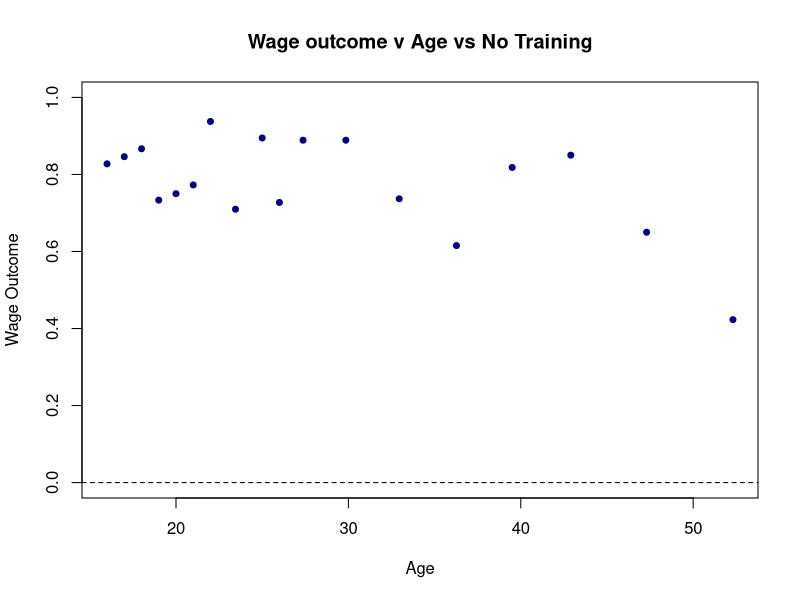
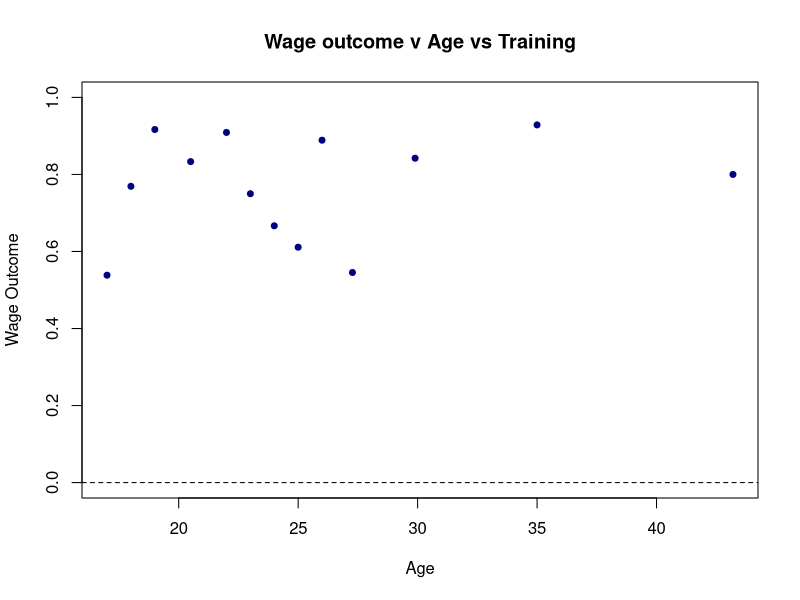
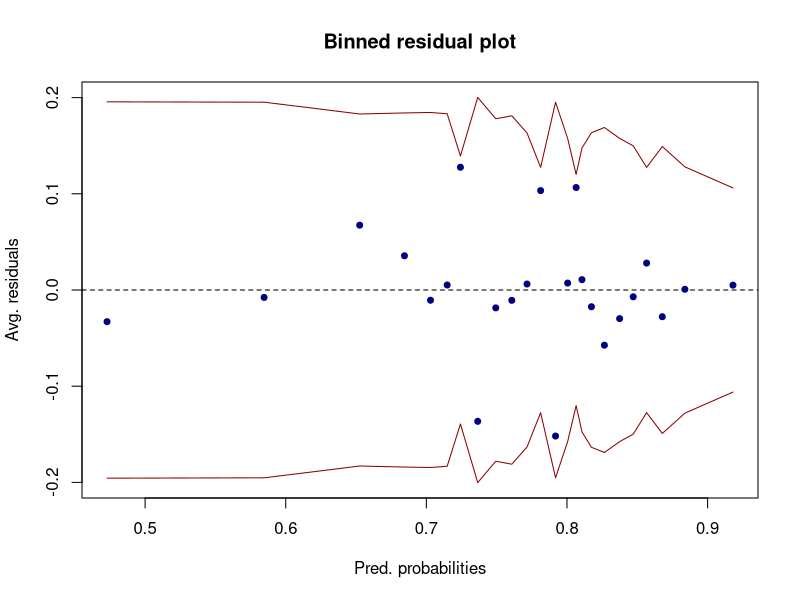
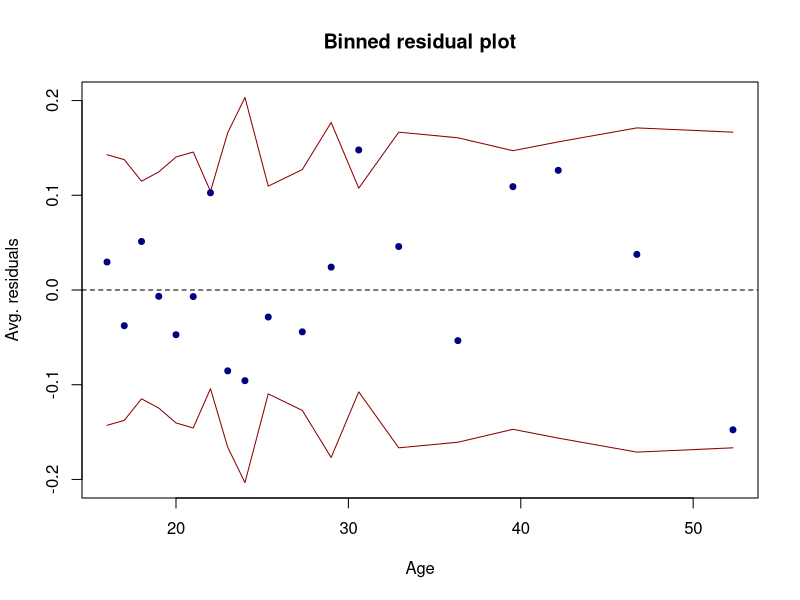
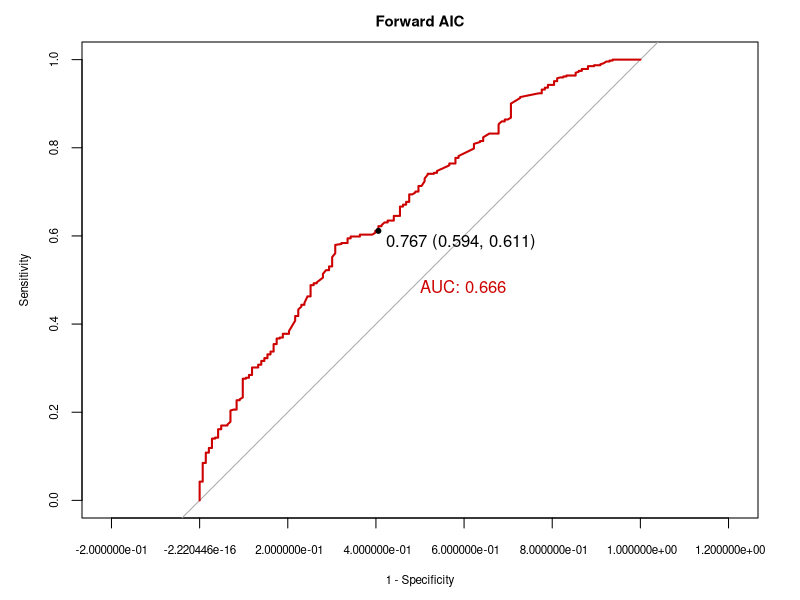
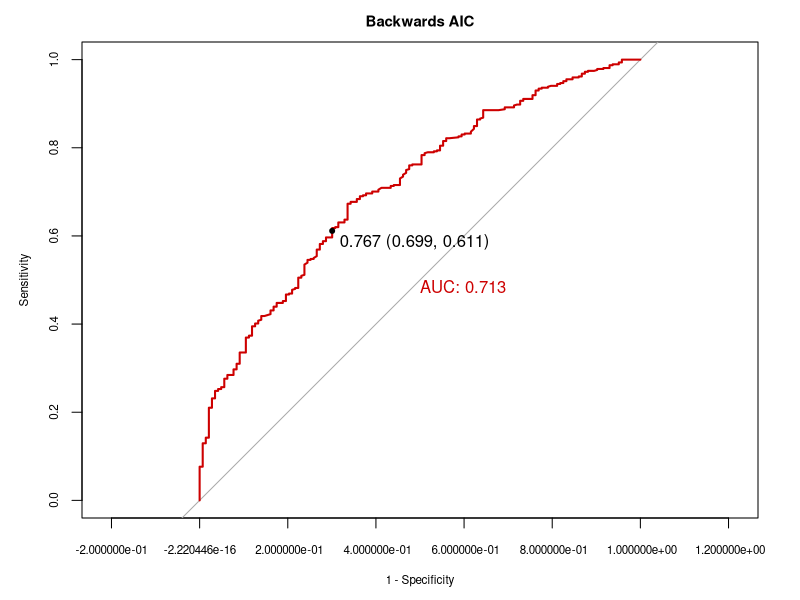
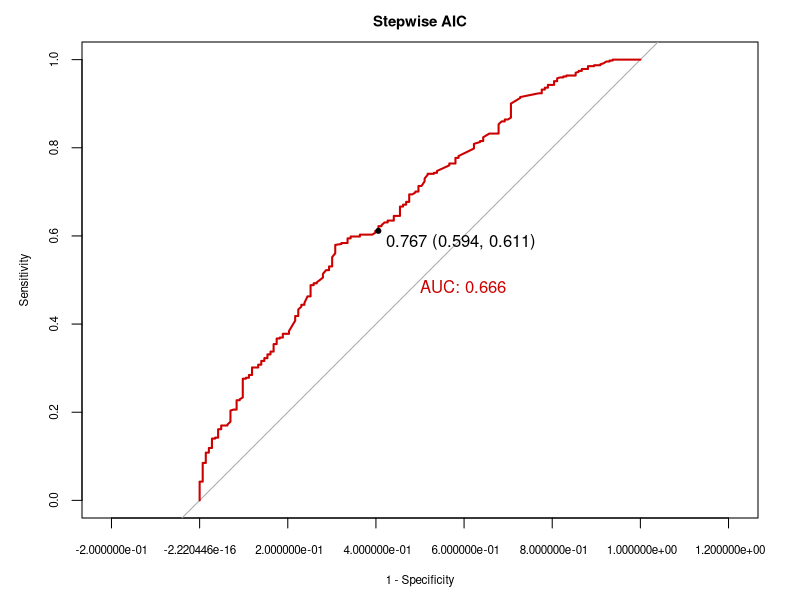
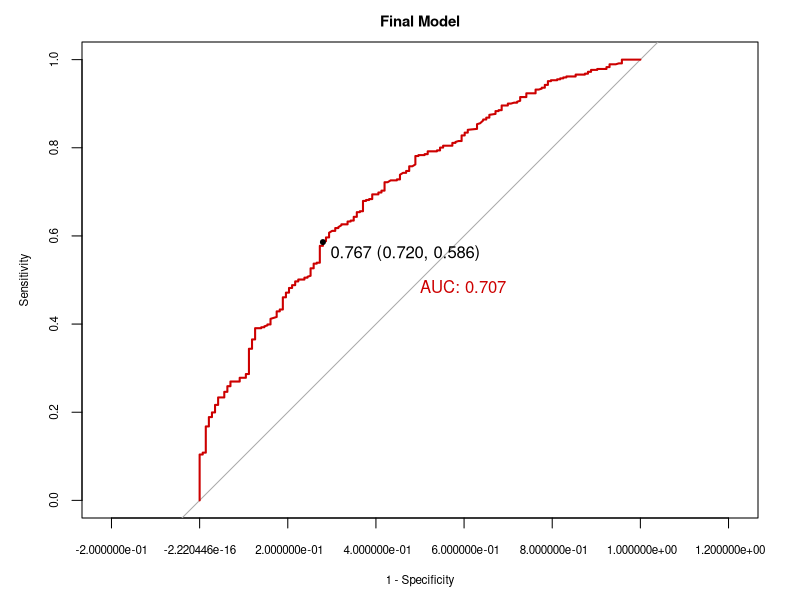

Write R code to recreate these figures, in order.
## ---- chunk 1
knitr::opts_chunk$set(echo = TRUE)
library(ggplot2)
library(readr)
library(dplyr)
library(arm)
library(pROC)
library(rms) #for VIF
library(caret)
library(data.table)
library(magrittr)
library(kableExtra)
library(xtable)
options(xtable.comment = FALSE)
## ---- chunk 2
df <- read.csv("Data/lalonde.csv")
df <- fread("Data/lalonde.csv")
df[,outcome := re78 - re74]
df[,b := as.numeric(re78>0)]
df[,bf := factor(re78>0)]
df[,race := c("black", "other")[black+1]]
df[hispan==1,race := "hispanic"]
df[,race := factor(race)]
df[,nodegree_f := factor(nodegree)]
df[,married_f := factor(married)]
df[,treat_f := factor(treat)]
df[,growth := re78 - re74]
df[treat==0,growth := re78 - re75]
df$wage <- ifelse(df$re78 > 0, 1, 0)
df$wage_fact <- factor(df$wage)
## ---- chunk 3
wage_treat <- apply(table(df[,c('wage_fact', 'treat')]) / sum(table(df[,c('wage_fact', 'treat')])), 2, function(x) x/sum(x))
rownames(wage_treat) <- c("wage0", "wage1")
colnames(wage_treat) <- c("treat0", "treat1")
knitr::kable(wage_treat, escape = FALSE, 'pipe',  caption = "Wage given treat", digits=2, position = "float_left")

interact_df = data.frame(
  treat0 = df[df$treat==0,] %$% table(race, b) %>% prop.table(1) %>% c %>% extract(4:6),
  treat1 = df[df$treat==1,] %$% table(race, b) %>% prop.table(1) %>% c %>% extract(4:6),
  race = levels(df$race)
)
#knitr::kable(interact_df,  escape = FALSE, 'pipe', caption = "Wage being non-zero given treat and race", digits=2, position = "float_right")
#knitr::kable(list(wage_treat, interact_df))
#knitr::kable(list(wage_treat, interact_df))
## ---- chunk 4

#wage v age v train
binnedplot(y=df$wage[df$treat==0], 
           df$age[df$treat==0],
           xlab='Age',
           ylim=c(0,1),  
           col.pts='navy', 
           ylab ='Wage Outcome', 
           main='Wage outcome v Age vs No Training', 
           col.int='white')

binnedplot(y=df$wage[df$treat==1], 
           df$age[df$treat==1], 
           xlab='Age', 
           ylim=c(0,1),  
           col.pts='navy', 
           ylab ='Wage Outcome', 
           main='Wage outcome v Age vs Training', 
           col.int='white')

## ---- chunk 5
glm1 <- glm(wage_fact ~ treat + age + educ + race + married + nodegree + re74, data = df, family = binomial(link=logit))
## ---- chunk 6
resids1 <- residuals(glm1, "resp")
binnedplot(fitted(glm1), resids1, xlab="Pred. probabilities",
           col.int="red4",ylab="Avg. residuals",main="Binned residual plot",col.pts="navy")
binnedplot(df$age, resids1, xlab="Age",
           col.int="red4",ylab="Avg. residuals",main="Binned residual plot",col.pts="navy")

## ---- chunk 7
full_glm <- glm(wage_fact ~ treat + age + educ + race + married + nodegree + re74  + 
                  treat*(re74 +  married + nodegree + race + age + educ) + 
                  race*(re74 +  married + nodegree + age + educ) + 
                  married*(re74 + nodegree + age + educ) +
                  nodegree*(re74 +  age + educ), data = df, family = binomial(link=logit))
null_glm <- glm(wage_fact ~ treat, data = df, family = binomial())
## ---- chunk 8
invisible(anova(glm1, full_glm, test = "Chisq"))
## ---- chunk 9
f_aic <- step(null_glm, scope = formula(full_glm), direction = "forward", trace = 0) 
step_aic <- step(null_glm, scope = formula(full_glm), direction = "both", trace = 0)
b_aic <- step(full_glm, direction = "backward", trace = 0)
f_resids <- residuals(f_aic, "resp")
b_resids <- residuals(b_aic, "resp")
step_resids <- residuals(step_aic, "resp")
## ---- chunk 10
invisible(roc(df$wage_fact, fitted(f_aic), plot = T, print.thres = mean(as.numeric(as.character(df$wage_fact))), legacy.axes = T, print.auc = T, col = "red3", main = "Forward AIC", cex.main = 0.9, cex.lab = 0.7, cex.axis = 0.7))
invisible(roc(df$wage_fact, fitted(b_aic), plot = T, print.thres = mean(as.numeric(as.character(df$wage_fact))), legacy.axes = T, print.auc = T, col = "red3", main = "Backwards AIC", cex.main = 0.9, cex.lab = 0.7, cex.axis = 0.7))
invisible(roc(df$wage_fact, fitted(step_aic), plot = T, print.thres = mean(as.numeric(as.character(df$wage_fact))), legacy.axes = T, print.auc = T, col = "red3", main = "Stepwise AIC", cex.main = 0.9, cex.lab = 0.7, cex.axis = 0.7))
## ---- chunk 11
final_model <- glm(wage_fact ~ treat + age + educ + race + married + nodegree + 
    re74 + treat:re74 + treat:race + treat:age + race:married + race:nodegree + educ:race + age:nodegree, 
    family = binomial(), data = df)
#no_race <- glm(wage_fact ~ treat + age + educ + race + married + nodegree + 
 #   re74 + treat:re74 + treat:age + race:married + race:nodegree + educ:race + age:nodegree, family = binomial(), data = df)
no_race <- glm(wage_fact ~ treat + age + educ + married + nodegree + 
    re74 + treat:re74 + treat:age + age:nodegree, family = binomial(), data = df)
xtable(summary(final_model), digits=2)
invisible(anova(no_race, final_model, test = "Chisq"))
## ---- chunk 12
invisible(vif(final_model))
## ---- chunk 13
invisible(confint(final_model, level=0.95))

## ---- chunk 14
invisible(roc(df$wage_fact, fitted(final_model), plot = T, print.thres = mean(as.numeric(as.character(df$wage_fact))), legacy.axes = T, print.auc = T, col = "red3", main = "Final Model", cex.main = 0.9, cex.lab = 0.7, cex.axis = 0.7))

binnedplot(fitted(final_model), step_resids, xlab="Pred. probabilities",
           col.int="red4",ylab="Avg. residuals",main="Binned residual plot",col.pts="navy", 
           cex.main = 0.9, cex.lab = 0.7, cex.axis = 0.7)

## ---- chunk 15
cm_final <- confusionMatrix(as.factor(ifelse(fitted(final_model) >= mean(as.numeric(as.character(df$wage_fact))), "1","0")), as.factor(df$wage_fact),positive = "1")
invisible(cm_final$table)
invisible(cm_final$overall["Accuracy"])
invisible(cm_final$byClass[c("Sensitivity","Specificity")])
## ---- chunk 16
summary(df[,-1])
## ---- chunk 17
wage_marr <- apply(table(df[,c('wage_fact', 'married')]) / sum(table(df[,c('wage_fact', 'married')])), 2, function(x) x/sum(x))
wage_degree <- apply(table(df[,c('wage_fact', 'nodegree')]) / sum(table(df[,c('wage_fact', 'nodegree')])), 2, function(x) x/sum(x))
rownames(wage_marr) <- c("wage0", "wage1")
rownames(wage_degree) <- c("wage0", "wage1")
colnames(wage_marr) <- c("not_married0", "married")
colnames(wage_degree) <- c("nodegree", "degree")
knitr::kable(wage_marr, escape = FALSE, 'pipe', , caption = "Conditional table for wage given married status")
knitr::kable(wage_degree, escape = FALSE, 'pipe', , caption = "Conditional table for wage given degree")
wage_race <- apply(table(df[,c('wage_fact', 'race')]) / sum(table(df[,c('wage_fact', 'race')])), 2, function(x) x/sum(x))
rownames(wage_race) <- c("wage0", "wage1")
colnames(wage_race) <- c("black", "hispanic", "other")
knitr::kable(wage_race, escape = FALSE, 'pipe', , caption = "Conditional table for wage given race")
wage_educ <- apply(table(df[,c('wage_fact', 'educ')]) / sum(table(df[,c('wage_fact', 'educ')])), 2, function(x) x/sum(x))
wage_educ
## ---- chunk 18
ggplot(df, aes(y=wage_fact, x=re74, fill=re74)) + 
  geom_boxplot() + 
  theme(legend.position='none') + 
  scale_fill_brewer(palette='YlOrBr') + 
  labs(title="Wage Outcome vs Re74", x="Re74", y="Wage Outcome") +
  facet_wrap(~treat)

## ---- chunk 19
#Training v educ v outcome
interact_df1 = data.frame(
  treat0 = df[df$treat==0,] %$% table(nodegree, b) %>% prop.table(1) %>% c %>% extract(3:4),
  treat1 = df[df$treat==1,] %$% table(nodegree, b) %>% prop.table(1) %>% c %>% extract(3:4),
  nodegree = 0:1
)
interact_df1
## ---- chunk 20
par(mfcol=c(2,1))

binnedplot(y=df$wage[df$treat==0], 
           df$educ[df$treat==0], 
           xlab='Aget', 
           ylim=c(0,1),  
           col.pts='navy', 
           ylab ='Non-zero p', 
           main='Non-zero v Educ vs No Training', 
           col.int='white')

binnedplot(y=df$wage[df$treat==1], 
           df$educ[df$treat==1], 
           xlab='Aget', 
           ylim=c(0,1),  
           col.pts='navy', 
           ylab ='Non-zero p', 
           main='Non-zero v Educ vs Training', 
           col.int='white')
## ---- chunk 21
#Training v race v outcome
interact_df = data.frame(
  treat0 = df[df$treat==0,] %$% table(race, b) %>% prop.table(1) %>% c %>% extract(4:6),
  treat1 = df[df$treat==1,] %$% table(race, b) %>% prop.table(1) %>% c %>% extract(4:6),
  race = levels(df$race)
)
#knitr::kable(interact_df,  escape = FALSE, 'pipe', caption = "Conditional probability of wage being non-zero given treat and race", digits=2)
## ---- chunk 22
xtable(summary(glm1))
## ---- chunk 23
step_aic <- step(null_glm, scope = formula(full_glm), direction = "both", trace = 0)
xtable(summary(step_aic))

## ---- chunk 24
xtable(summary(f_aic))

## ---- chunk 25
xtable(summary(b_aic))

## ---- chunk 26
f_resids <- residuals(f_aic, "resp")
b_resids <- residuals(b_aic, "resp")
step_resids <- residuals(step_aic, "resp")
# forward AIC
binnedplot(fitted(f_aic), f_resids, xlab="Pred. probabilities",
           col.int="red4",ylab="Avg. residuals",main="Binned residual plot",col.pts="navy", 
           cex.main = 0.9, cex.lab = 0.7, cex.axis = 0.7)
# backward AIC
binnedplot(fitted(b_aic), b_resids, xlab="Pred. probabilities",
           col.int="red4",ylab="Avg. residuals",main="Binned residual plot",col.pts="navy", 
           cex.main = 0.9, cex.lab = 0.7, cex.axis = 0.7)
# stepwise AIC
binnedplot(fitted(step_aic), step_resids, xlab="Pred. probabilities",
           col.int="red4",ylab="Avg. residuals",main="Binned residual plot",col.pts="navy", 
           cex.main = 0.9, cex.lab = 0.7, cex.axis = 0.7)
## ---- chunk 27
# forward AIC
cm1 <- confusionMatrix(as.factor(ifelse(fitted(f_aic) >= mean(as.numeric(as.character(df$wage_fact))), "1","0")),
                            df$wage_fact, positive = "1")
# backward AIC
cm2 <- confusionMatrix(as.factor(ifelse(fitted(b_aic) >= mean(as.numeric(as.character(df$wage_fact))), "1","0")),
                            as.factor(df$wage_fact),positive = "1")
# stepwise AIC
cm3 <- confusionMatrix(as.factor(ifelse(fitted(step_aic) >= mean(as.numeric(as.character(df$wage_fact))), "1","0")), as.factor(df$wage_fact),positive = "1")
# fowards AIC
cm1$table
cm1$overall["Accuracy"]
cm1$byClass[c("Sensitivity","Specificity")]
## ---- chunk 28
# backwards AIC
cm2$table
cm2$overall["Accuracy"]
cm2$byClass[c("Sensitivity","Specificity")]
## ---- chunk 29
# stepwise AIC
cm3$table
cm3$overall["Accuracy"]
cm3$byClass[c("Sensitivity","Specificity")]
## ---- chunk 30
vif(final_model)
